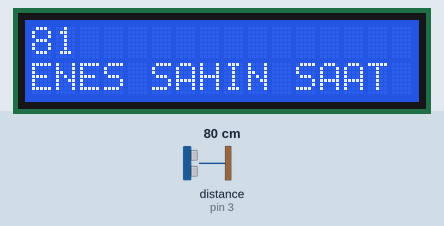
Recording of a sketch running on a simulated Arduino Uno, built with avr-gcc and run on an emulated ATmega328P. On the bench: 16×2 character LCD. Inputs (shaded band) come from the test bench; at power-on: distance to the obstacle (sensor on pin 3) 80 cm. The echo pulse lasts 58.3 µs per cm; what the sketch prints to the serial monitor is not drawn.

Above: at 1.2 s.
1.3 s: distance to the obstacle (sensor on pin 3) set to 2 cm
At 1.91 s:
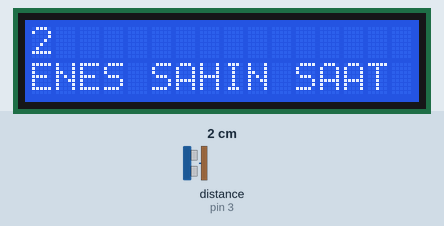
2.8 s: distance to the obstacle (sensor on pin 3) set to 4 cm
At 3.42 s:
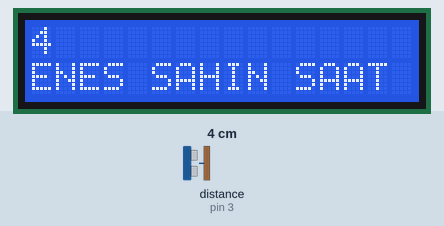
4.3 s: distance to the obstacle (sensor on pin 3) set to 9 cm
At 4.85 s:
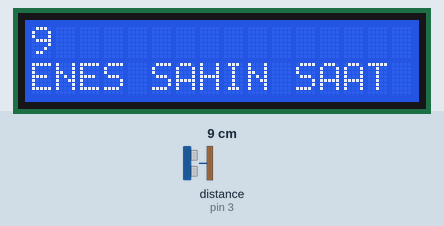
Timing chart, 0 to 7.3 s (numbered marks = the images above; inputs shaded):
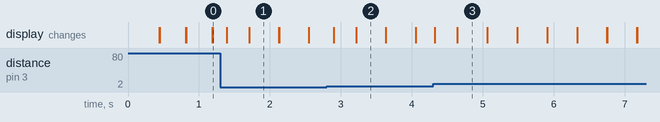

The sketch:

ULTRASONIK_MESAFE.ino
```cpp
///lcd
//a5 scl
//a4 sda
#include <Wire.h>
#include <LiquidCrystal_I2C.h>
//I2C pins declaration
LiquidCrystal_I2C lcd(0x27, 2, 1, 0, 4, 5, 6, 7, 3, POSITIVE);


/////hcrs04
#include <NewPing.h>

#define TRIGGER_PIN  4  // Arduino pin tied to trigger pin on the ultrasonic sensor.
#define ECHO_PIN     3  // Arduino pin tied to echo pin on the ultrasonic sensor.
#define MAX_DISTANCE 200 // Maximum distance we want to ping for (in centimeters). Maximum sensor distance is rated at 400-500cm.

NewPing sonar(TRIGGER_PIN, ECHO_PIN, MAX_DISTANCE); // NewPing setup of pins and maximum distance.

void setup() {
   ///lcd ayarları
   lcd.begin(16,2);//Defining 16 columns and 2 rows of lcd display
   lcd.backlight();//To Power ON the back light

   /////
  Serial.begin(115200); // Open serial monitor at 115200 baud to see ping results.
}

void loop() {
                      // Wait 50ms between pings (about 20 pings/sec). 29ms should be the shortest delay between pings.

 // Send ping, get distance in cm and print result (0 = outside set distance range)
lcd.setCursor(0,0); //Defining positon to write from first row,first column .
lcd.print( sonar.ping_cm());
  Serial.println(sonar.ping_cm());
lcd.setCursor(0,1);  //Defining positon to write from second row,first column .
lcd.print("ENES SAHIN SAAT");

 delay(50);
 lcd.setCursor(0,0);
lcd.print("                ");
}
```

Measured:
- after the input at 1.3 s, the display: changes after 0.09 s (image 1)
- after the input at 2.8 s, the display: changes after 0.10 s (image 2)
- after the input at 4.3 s, the display: changes at once (image 3)
- what the display in image 1 shows lasts 0.4 s, from 1.7 s to 2.1 s
